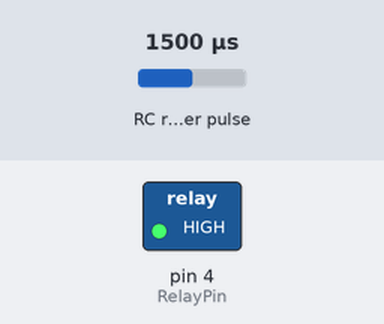
The sketch below on a simulated Arduino Uno, built with avr-gcc and run on an emulated ATmega328P. On the bench: switched loads named in the sketch (green lamp = pin HIGH). Wiring (inferred from the names in the program): RC receiver channel: data pin 7. The test bench sets the inputs (shaded band); at power-on: RC receiver pulse 1500 µs.

Above: at 1.2 s.
1.3 s: RC receiver pulse (sensor on pin 7) set to 1486 µs
At 1.6 s:
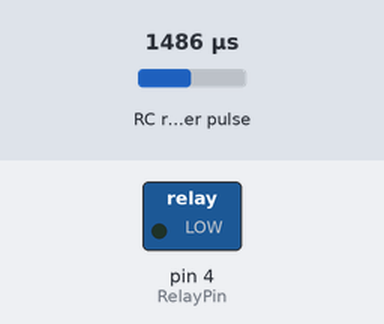
2.8 s: RC receiver pulse (sensor on pin 7) set to 1500 µs
At 4.0 s:
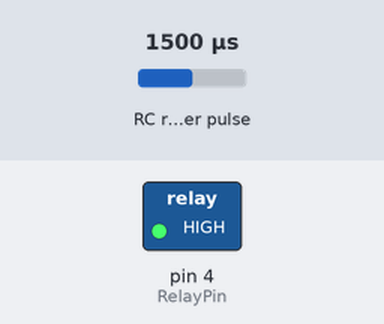
4.3 s: RC receiver pulse (sensor on pin 7) set to 1020 µs
At 5.1 s:
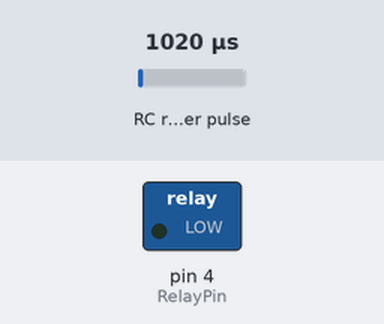
Timing chart, 0 to 7.3 s (numbered marks = the images above; inputs shaded):
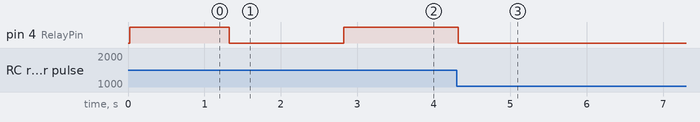

Measured:
- the behaviour switches between 1500 and 1499 µs on RC receiver pulse (sensor on pin 7) (found by bisection; images 0 and 1)
- after the input at 1.3 s, pin 4 (RelayPin): HIGH → LOW at once
- after the input at 2.8 s, pin 4 (RelayPin): LOW → HIGH at once
- after the input at 4.3 s, pin 4 (RelayPin): HIGH → LOW at once

The sketch:

wireless_estop.ino
```cpp
/*
 *  Wireless eStop Program
 */

int RCPin = 7;
int RelayPin = 4;
unsigned long duration;

void setup()
{
  pinMode(RCPin, INPUT);
  pinMode(RelayPin, OUTPUT);

}

void loop()
{
  duration = pulseIn(RCPin, HIGH);
  if (duration >  1500)
    digitalWrite(RelayPin, HIGH);
  else
    digitalWrite(RelayPin, LOW);
}
```
